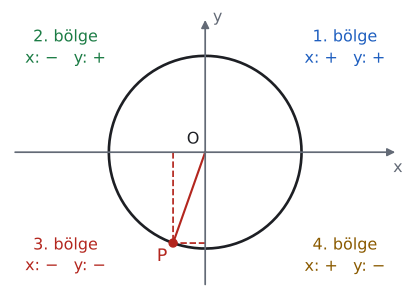

The Python source for this figure:
import sys; sys.path.insert(0, "tools")
from cizim import *

def P(x, y): return np.array([x, y], float)
def kutup(derece, r=1.0): return P(r * np.cos(np.radians(derece)), r * np.sin(np.radians(derece)))
def cember(ax, x=(-1.45, 1.45), y=(-1.45, 1.45), eksen_adi=True):
    """Orijin merkezli birim çember ve oklu eksenler."""
    ax.set_aspect("equal"); ax.axis("off")
    t = np.linspace(0, 2 * np.pi, 400)
    ax.plot(np.cos(t), np.sin(t), color=YAZI, lw=2, zorder=2)
    ok = dict(arrowstyle="-|>", color=SOLUK, lw=1.3, mutation_scale=12)
    ax.annotate("", xy=(x[1], 0), xytext=(x[0], 0), arrowprops=ok)
    ax.annotate("", xy=(0, y[1]), xytext=(0, y[0]), arrowprops=ok)
    if eksen_adi:
        ax.text(x[1], -0.08, "x", ha="center", va="top", color=SOLUK, fontsize=12)
        ax.text(0.08, y[1], "y", ha="left", va="center", color=SOLUK, fontsize=12)
    ax.set_xlim(x[0] - 0.05, x[1] + 0.12); ax.set_ylim(y[0] - 0.05, y[1] + 0.1)
def dik(ax, K, A, B, s=0.08, renk=SOLUK):
    """K köşesinde KA ile KB arasındaki dik açı işareti."""
    K, A, B = P(*K), P(*A), P(*B)
    u = (A - K) / np.linalg.norm(A - K) * s; v = (B - K) / np.linalg.norm(B - K) * s
    ax.plot(*zip(K + u, K + u + v, K + v), color=renk, lw=1.2)
def yay(ax, a1, a2, r, ad="", renk=MAVI, k=1.55, fs=12):
    """Orijinde a1 dereceden a2 dereceye (saat yönünün tersine) açı yayı."""
    ax.add_patch(patches.Arc((0, 0), 2 * r, 2 * r, theta1=a1, theta2=a2, color=renk, lw=1.6))
    if ad:
        m = np.radians((a1 + a2) / 2)
        ax.text(k * r * np.cos(m), k * r * np.sin(m), ad, ha="center", va="center", color=renk, fontsize=fs)
def nok(ax, xy, renk=YAZI, ms=6): ax.plot(*xy, "o", color=renk, markersize=ms, zorder=5)
def yaz(ax, xy, metin, renk=YAZI, fs=13, **k): ax.text(xy[0], xy[1], metin, color=renk, fontsize=fs, **k)
def kontrol(ad, K): print(ad, np.round(K, 4), "x²+y² =", round(float(K @ K), 6))

# Ders, bölüm 2: dört bölgede koordinatların işaretleri; örnek nokta P(−1/3, −2√2/3) 3. bölgede.
Pn = P(-1 / 3, -2 * np.sqrt(2) / 3); kontrol("P", Pn)
fig, ax = sekil(5.4, 4.4); cember(ax, x=(-2.0, 2.0), y=(-1.4, 1.4))
for (sx, sy), ad, renk in (((1, 1), "1. bölge", MAVI), ((-1, 1), "2. bölge", YESIL), ((-1, -1), "3. bölge", KIRMIZI), ((1, -1), "4. bölge", SARI)):
    isx = "+" if sx > 0 else "−"; isy = "+" if sy > 0 else "−"
    ax.text(sx * 1.45, sy * 1.08, f"{ad}\nx: {isx}   y: {isy}", ha="center", va="center", fontsize=12, color=renk, linespacing=1.4)
ax.plot([Pn[0], Pn[0]], [0, Pn[1]], color=KIRMIZI, lw=1.3, ls="--"); ax.plot([0, Pn[0]], [Pn[1], Pn[1]], color=KIRMIZI, lw=1.3, ls="--")
ax.plot(*zip(P(0, 0), Pn), color=KIRMIZI, lw=1.6)
nok(ax, Pn, KIRMIZI); yaz(ax, Pn + P(-0.06, -0.05), "P", KIRMIZI, ha="right", va="top")
yaz(ax, P(-0.06, 0.05), "O", ha="right", va="bottom", fs=12)
kaydet(fig, __file__)
